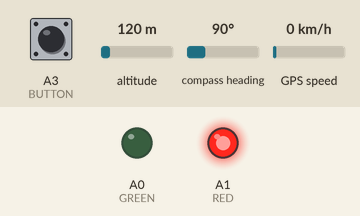
The sketch below on a simulated Arduino Uno, built with avr-gcc and run on an emulated ATmega328P. Parts: output pins drawn as LEDs (lit = HIGH). Inputs (shaded band) come from the test bench; at power-on: A3 (BUTTON) HIGH, altitude 120 m, compass heading 90°, GPS speed 0 km/h. EEPROM starts erased; the GPS gets a fix after 3 s at 37.7749, -122.4194 with 8 satellites; what the sketch prints to the serial monitor is not drawn.

Above: at 1.2 s.
1.3 s: A3 (BUTTON) pulled LOW for 3.2 s
At 1.49 s:
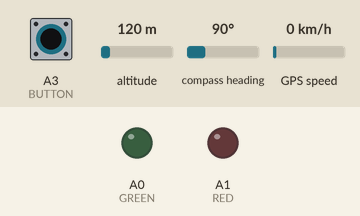
At 4.15 s:
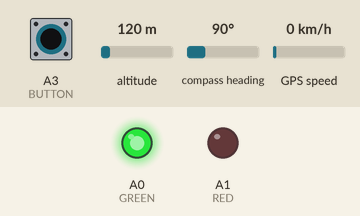
Timing chart, 0 to 12.0 s (numbered marks = the images above; inputs shaded):
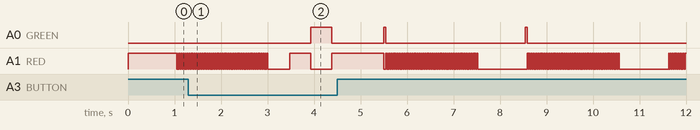

The sketch:

sketch_jun04b.ino
```cpp
//gps
#include <TinyGPS++.h>
#include <SoftwareSerial.h>

#define RXPin 3
#define TXPin 4
#define GPSBaud 9600

TinyGPSPlus gps;
SoftwareSerial ss(RXPin, TXPin);

//compass
#include <Wire.h>
#include <HMC5883L.h>
#include <avr/eeprom.h>

HMC5883L compass;
float MagnitCorrect = -0.06785;
long tmr = millis();

#include "serialPort.h"
#define RED A1
#define GREEN A0
#define BUTTON A3

void setup() {
  Serial.begin(9600);
  ss.begin(GPSBaud);
  while (!compass.begin())
  {
    Serial.println("Could not find a valid HMC5883L sensor, check wiring!");
    delay(500);
  }

  compass.setRange(HMC5883L_RANGE_1_3GA);
  compass.setMeasurementMode(HMC5883L_CONTINOUS);                   // Set measurement mode
  compass.setDataRate(HMC5883L_DATARATE_30HZ);                      // Set data rate
  compass.setSamples(HMC5883L_SAMPLES_8);                           // Set number of samples averaged

  compass.setOffset(eeprom_read_byte(5), eeprom_read_byte(10));     //calibration  (-651, 570)

  pinMode(RED, OUTPUT);
  pinMode(GREEN, OUTPUT);
  pinMode(BUTTON, INPUT_PULLUP);
}

void loop() {
  //indication
  if (gps.location.isValid()) {
    digitalWrite(RED, 0);
    digitalWrite(GREEN, 1);
  }
  else {
    digitalWrite(RED, 1);
    digitalWrite(GREEN, 0);
  }

  //gps
  printFloat(gps.location.lat(), gps.location.isValid(), 11, 6);
  printFloat(gps.location.lng(), gps.location.isValid(), 12, 6);

  //compass
  printFloat(calculateCompass(), 1, 5, 6);
  Serial.println();

  //callibrate Menu
  if (digitalRead(BUTTON) && millis() - tmr > 100) {
    calibrateCompass();
    tmr = millis();
  }

  smartDelay(1000);
}

float calculateCompass() {
  Vector norm = compass.readNormalize();
  float heading = atan2(norm.YAxis, norm.XAxis);  // Calculate heading

  if (heading < 0)
    heading += 2 * PI;
  if (heading > 2 * PI)
    heading -= 2 * PI;

  return heading * 180 / M_PI;;
}

void calibrateCompass() { //калибровка компаса//
  digitalWrite(GREEN, 0);
  for(int i = 0; i < 50; i++) {
    digitalWrite(RED, 1);
    delay(20);
    digitalWrite(RED, 0);
    delay(20);
  }

  Vector mag = compass.readRaw();

  int minX = mag.XAxis;
  int maxX = mag.XAxis;
  int minY = mag.YAxis;
  int maxY = mag.YAxis;
  int offX = 0;
  int offY = 0;

  bool flag = 0;
  long timer = millis();

  while (!digitalRead(BUTTON)) {
    mag = compass.readRaw();

    // Determine Min / Max values
    if (mag.XAxis < minX) minX = mag.XAxis;
    if (mag.XAxis > maxX) maxX = mag.XAxis;
    if (mag.YAxis < minY) minY = mag.YAxis;
    if (mag.YAxis > maxY) maxY = mag.YAxis;

    // Calculate offsets
    offX = (maxX + minX) / 2;
    offY = (maxY + minY) / 2;

    if (millis() - timer > 450) {
      if (flag) {
        digitalWrite(RED, 0);
        digitalWrite(GREEN, 1);
      }
      else {
        digitalWrite(RED, 1);
        digitalWrite(GREEN, 0);
      }
      timer = millis();
      flag = !flag;
    }
  }
  eeprom_write_byte(5, offX);
  eeprom_write_byte(10, offY);
  compass.setOffset(eeprom_read_byte(5), eeprom_read_byte(10));
}
```

serialPort.h
```cpp
static void smartDelay(unsigned long ms)
{
  unsigned long start = millis();
  do
  {
    while (ss.available())
      gps.encode(ss.read());
  } while (millis() - start < ms);
}

static void printFloat(float val, bool valid, int len, int prec)
{
  if (!valid)
  {
    while (len-- > 1)
      Serial.print('*');
    Serial.print(' ');
  }
  else
  {
    Serial.print(val, prec);
    int vi = abs((int)val);
    int flen = prec + (val < 0.0 ? 2 : 1); // . and -
    flen += vi >= 1000 ? 4 : vi >= 100 ? 3 : vi >= 10 ? 2 : 1;
    for (int i = flen; i < len; ++i)
      Serial.print(' ');
  }
  smartDelay(0);
}

static void printInt(unsigned long val, bool valid, int len)
{
  char sz[32] = "*****************";
  if (valid)
    sprintf(sz, "%ld", val);
  sz[len] = 0;
  for (int i = strlen(sz); i < len; ++i)
    sz[i] = ' ';
  if (len > 0)
    sz[len - 1] = ' ';
  Serial.print(sz);
  smartDelay(0);
}

static void printDateTime(TinyGPSDate &d, TinyGPSTime &t)
{
  if (!d.isValid())
  {
    Serial.print(F("********** "));
  }
  else
  {
    char sz[32];
    sprintf(sz, "%02d/%02d/%02d ", d.month(), d.day(), d.year());
    Serial.print(sz);
  }

  if (!t.isValid())
  {
    Serial.print(F("******** "));
  }
  else
  {
    char sz[32];
    sprintf(sz, "%02d:%02d:%02d ", t.hour(), t.minute(), t.second());
    Serial.print(sz);
  }

  printInt(d.age(), d.isValid(), 5);
  smartDelay(0);
}

static void printStr(const char *str, int len)
{
  int slen = strlen(str);
  for (int i = 0; i < len; ++i)
    Serial.print(i < slen ? str[i] : ' ');
  smartDelay(0);
}
```
